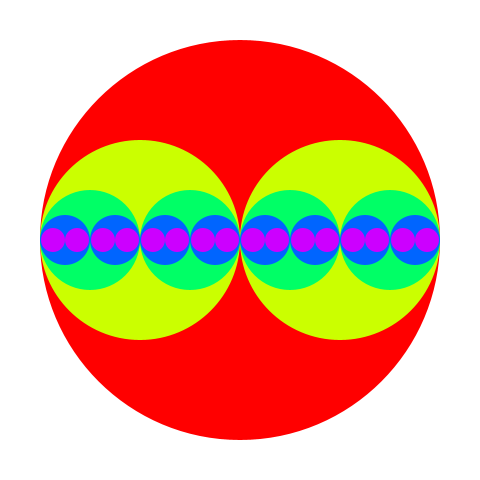
Frame 1 (no input)
Frame 2 (the mouse pressed at the canvas centre, redrawn once): identical to frame 1, image omitted

The Processing sketch that drew this single still picture (run headless with seeded random() and noise(); the mouse was pressed at the canvas centre and the sketch redrawn once):

// Processing sketch: nestedCircles
// ── nestedCircles.pde
int Radius=200; //<>//
int Hue;
int Circle_X=0;
void setup() {

  size(480, 480);
  noStroke();
  colorMode(HSB,5,100,100);

  
}


void draw() {
  background(#ffffff);
  DrawCirclesFront(width/2,Radius,0);
  noLoop();
}

void DrawCirclesFront(int x,int Radius,int Layer) {
  fill(Layer, 100, 100);
  ellipse(x, height/2, Radius*2, Radius*2);
 if(3 < Layer) { 
    return; 
  } 
  DrawCirclesFront(x-Radius/2,Radius/2,Layer+1);
  DrawCirclesFront(x+Radius/2,Radius/2,Layer+1);
}
